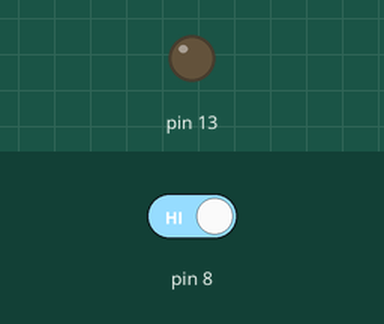
Recording of a sketch running on a simulated Arduino Uno, built with avr-gcc and run on an emulated ATmega328P. On the bench: output pins drawn as LEDs (lit = HIGH). The inputs (shaded band) are chosen by the test bench; at power-on: pin 8 HIGH.

Above: at 1.2 s.
1.3 s: pin 8 driven LOW
At 1.6 s:
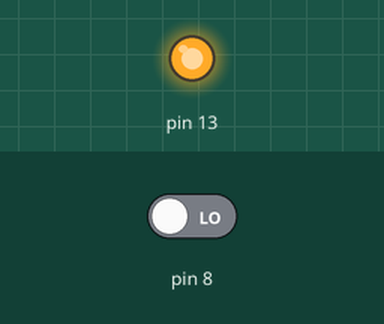
2.8 s: pin 8 driven HIGH
At 4.0 s:
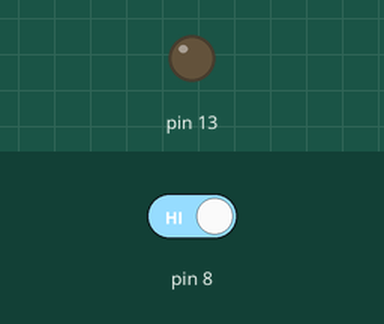
Timing chart, 0 to 5.8 s (numbered marks = the images above; inputs shaded):
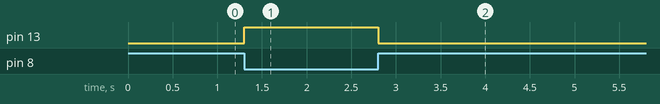

The sketch:

ir_sensor.ino
```cpp
void setup() {
  pinMode(13,OUTPUT);
  pinMode(8,INPUT);
  Serial.begin(9600);
}

void loop() {
  if (digitalRead(8) == LOW)
  {
    digitalWrite(13,HIGH);
    delay(10);
  }
  else
  {
    digitalWrite(13,LOW);
    delay(10);
  }
}
```

Measured:
- after the input at 1.3 s, pin 13: LOW → HIGH at once
- after the input at 2.8 s, pin 13: HIGH → LOW at once
